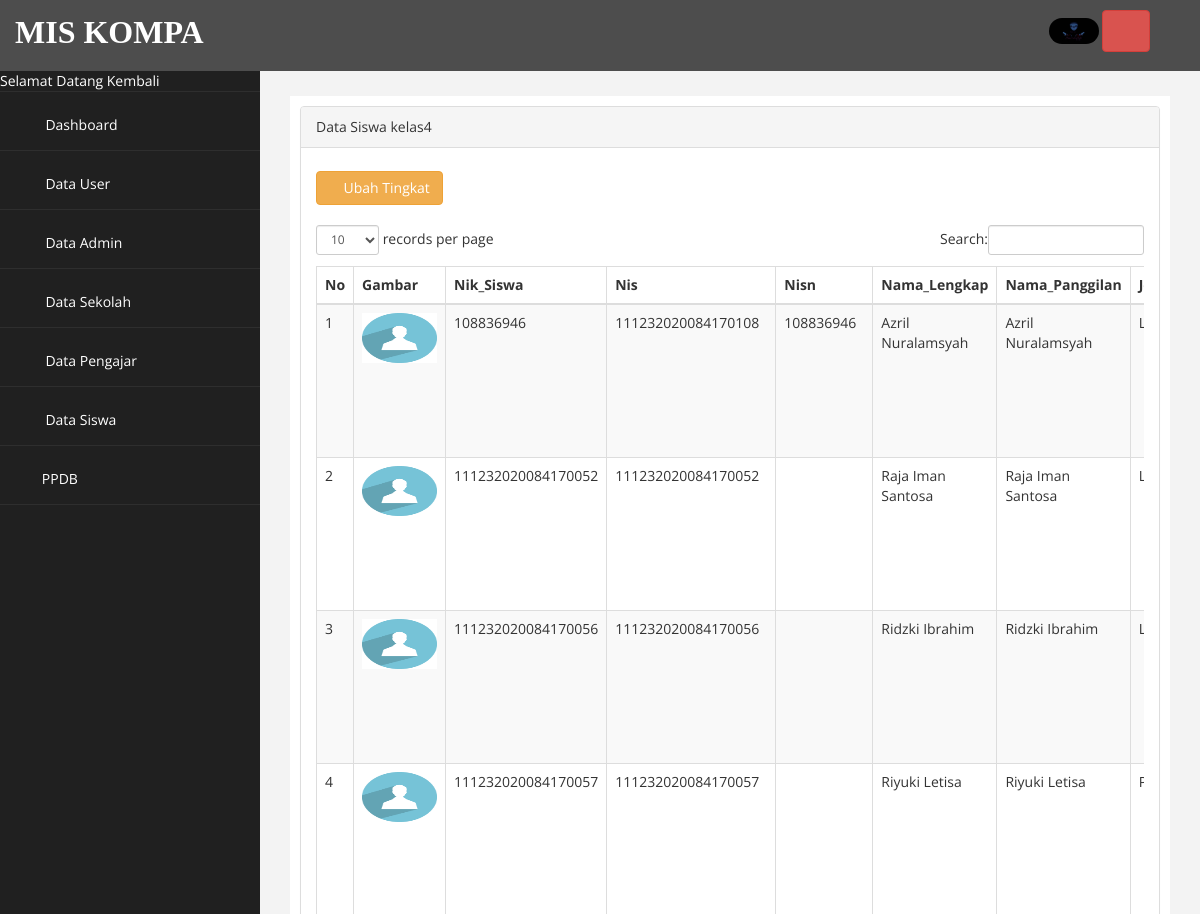
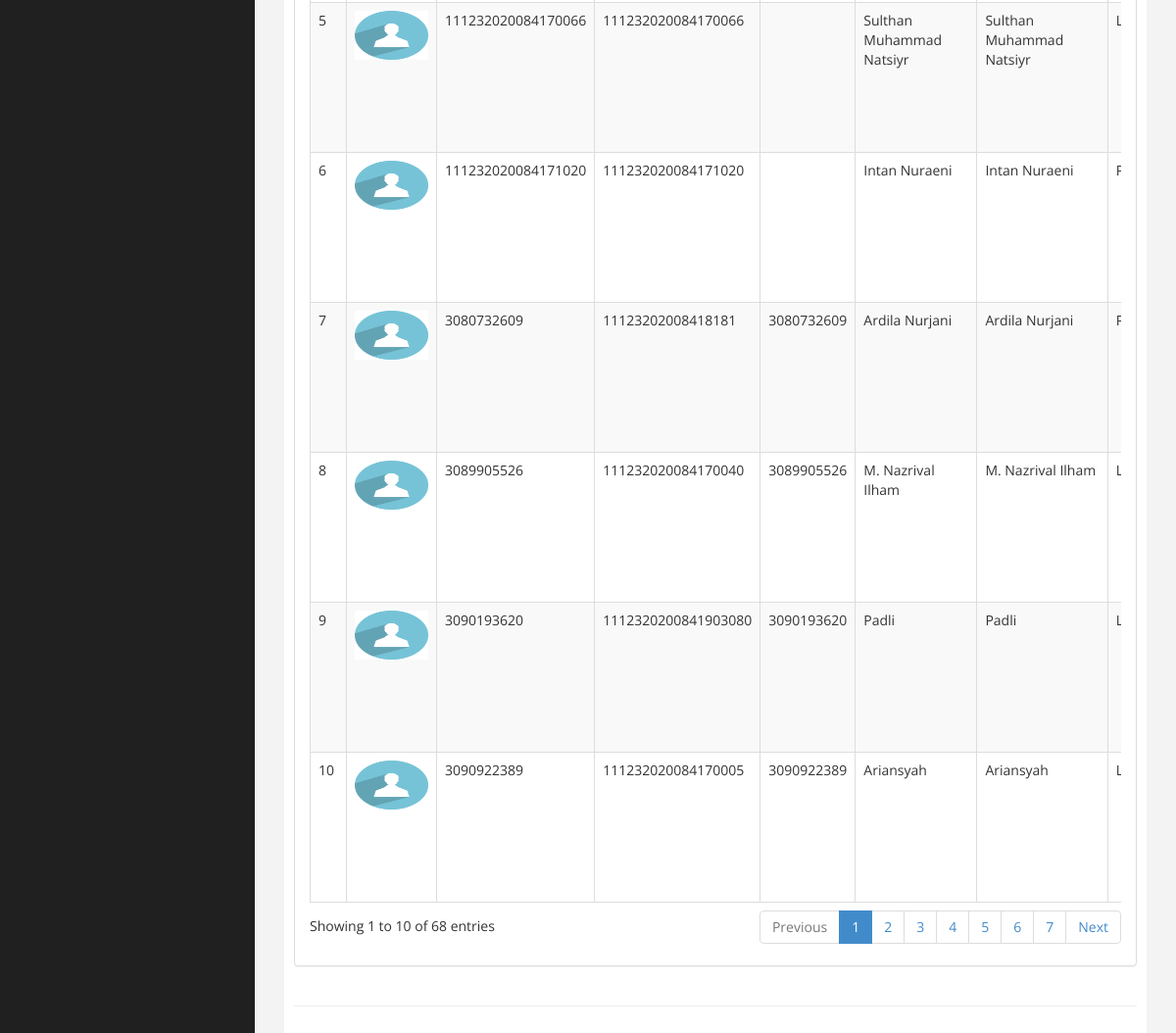
Screenshot of /admin.php?page=kelas4 (signed in) with the database file from the repository (2 pictures, top to bottom).
### tables this page shows
CREATE TABLE `user` (
  `UserName` varchar(30) NOT NULL,
  `Password` varchar(30) NOT NULL,
  `Level` enum('user','admin','admin1','pengajar','siswa') NOT NULL,
  `Pengguna` enum('user','default') NOT NULL,
  `akses` varchar(25) NOT NULL,
  `Waktu` datetime NOT NULL DEFAULT CURRENT_TIMESTAMP ON UPDATE CURRENT_TIMESTAMP,
  `Fhoto` varchar(225) NOT NULL
);

CREATE TABLE `siswa` (
  `Nik_Siswa` varchar(30) NOT NULL,
  `Nis` varchar(30) NOT NULL,
  `Nisn` varchar(30) NOT NULL,
  `Nama_Lengkap` varchar(100) NOT NULL,
  `Nama_Panggilan` varchar(30) NOT NULL,
  `Jenis_Kelamin` varchar(5) NOT NULL,
  `Tempat_Lahir` varchar(100) NOT NULL,
  `Tanggal_Lahir` varchar(30) NOT NULL,
  `Agama` varchar(50) NOT NULL,
  `Kewarganegaraan` varchar(30) NOT NULL,
  `Anak_Ke` varchar(5) NOT NULL,
  `Banyak_Saudara_Kandung` varchar(5) NOT NULL,
  `Banyak_Saudara_Tiri` varchar(5) NOT NULL,
  `Banyak_Saudara_Angkat` varchar(5) NOT NULL,
  `Bahasa_Sehari_Hari` varchar(50) NOT NULL,
  `Berat_Badan` varchar(5) NOT NULL,
  `Tinggi_Badan` varchar(5) NOT NULL,
  `Golongan_Darah` varchar(5) NOT NULL,
  `Penyakit_Yang_Pernah_Diderita` text NOT NULL,
  `Tinggal_Bersama` varchar(150) NOT NULL,
  `Jarak_Rumah_Ke_Sekolah` varchar(30) NOT NULL,
  `Alamat_Rumah` text NOT NULL,
  `Status_Siswa` varchar(50) NOT NULL,
  `Kelas` varchar(30) NOT NULL,
  `Tanggal_Mendaftar` varchar(30) NOT NULL,
  `TA` varchar(5) NOT NULL,
  `No_Pendaftaran` varchar(50) NOT NULL,
  `Tanggal_Diperbarui` datetime NOT NULL DEFAULT CURRENT_TIMESTAMP ON UPDATE CURRENT_TIMESTAMP
);

### page/kelas4/index.php (the view, shortened to what this page needs)
<div class="row">
<div class="col-md-12">
<div class="panel panel-default">
    <div class="panel-heading">
         Data Siswa kelas4
    </div>
    <div class="panel-body">
        <div class="table-responsive">
            <div>
                <a href="?page=kelas4&aksi=rubah_tingkat" class="btn btn-warning" style="margin-top: 8px;"><i class="fa fa-edit"></i> Ubah Tingkat</a>
            </div><br>
            <table class="table table-striped table-bordered table-hover" id="dataTables-example">
                <thead>
                    <tr><th>No</th>
                        <th>Gambar</th>
                        <th>Nik_Siswa</th>
                        <th>Nis</th>
                        <th>Nisn</th>
                        <th>Nama_Lengkap</th>
                        <th>Nama_Panggilan</th>
                        <th>Jenis_Kelamin</th>
                    </tr>
                </thead>
                <tbody>
                    <?php
                        $no = 1;
                        $sql = $koneksi->query("select * from siswa where Status_Siswa='aktif' and Kelas='kelas4' ");
                        while ($data= $sql->fetch_assoc()) {
                    ?>
                    <tr>
                        <td><?php echo $no++; ?></td>
                        <?php
                        $kunci=$data['Nik_Siswa'];
                            $sql1 = $koneksi->query("select * from user where UserName='$kunci' ");
                            while ($data1= $sql1->fetch_assoc())
                                {  ?>
                                    <td><a href="gambar/user/<?php echo  $data1['Fhoto'];?>"> <img src="gambar/user/<?php echo  $data1['Fhoto'];?>" width="75" height="50"></a> </td>
                        <?php } ?>
                        <td><?php echo $data['Nik_Siswa'];?></td>
                        <td><?php echo $data['Nis'];?></td>
                        <td><?php echo $data['Nisn'];?></td>
                        <td><?php echo $data['Nama_Lengkap'];?></td>
                        <td><?php echo $data['Nama_Panggilan'];?></td>
                        <td><?php echo $data['Jenis_Kelamin'];?></td>
                    </tr>
                    <?php  } ?>
                </tbody>
                </table>
              </div>
    </div>
 </div>
</div>
</div>

### admin.php (shortened to what this page needs)
<?php
    include "koneksi.php";
    include "kepala.php";
    if($_SESSION['admin'] || $_SESSION['user']){
        $_Akun=$_SESSION['user'];
      $akun=mysqli_fetch_array(mysqli_query($koneksi,"select * from `user` where `UserName` ='$_Akun'"));
      $biodata=mysqli_fetch_array(mysqli_query($koneksi,"select * from `pengajar` where `Nik_Pengajar` ='$_Akun'"));
?>
<body>
    <div id="wrapper">
        <nav class="navbar navbar-default navbar-cls-top " role="navigation" style="margin-bottom: 0">
                <label><font color="white" face="arrial" size="6" style="
padding: 10px 5px 5px 15px;
float: right;">MIS KOMPA</font></label>
  <div style="
padding: 10px 50px 5px 50px;
float: right;">
                        <a href="?page=akun&id=<?=$_Akun?>" title="Akun"><img style="border-radius: 200px; " width="50px" src="gambar/user/<?=$akun['Fhoto']?>" alt="Pengguna"></a>
                        <a onclick="return confirm('yakin ingin meninggalkan halaman ini?')" href="logout.php" class="btn btn-danger" title="Keluar"><i class="fa fa-power-off fa-2x"></i></a>
                        </div>
        </nav>
                <nav class="navbar-default navbar-side" role="navigation">
            <div class="sidebar-collapse">
                <ul class="nav" id="main-menu">
                    <li><font color="white"> Selamat Datang Kembali <strong><?= $biodata['Nama_Pengajar'] ?></strong> </font></li>
                    <li>
                        <a  href="?page="><i class="fa fa-home fa-2x"></i> Dashboard</a>
                    </li>
                    <li>
                        <a  href="?page=user"><i class="fa fa-users fa-2x"></i> Data User</a>
                    </li>
                    <li>
                        <a  href="?page=admin"><i class="fa fa-user fa-2x"></i> Data Admin</a>
                    </li>
                    <li>
                        <a href="#"><i class="fa fa-laptop fa-2x"></i> Data Sekolah<span class="fa arrow"></span></a>
                     </li>
                    <li>
                        <a  href="?page=pengajar"><i class="fa fa-laptop fa-2x"></i></i> Data Pengajar</a>
                    </li>
                    <li>
                        <a href="#"><i class="fa fa-laptop fa-2x"></i> Data Siswa<span class="fa arrow"></span></a>
                     </li>
                    <li>
                        <a href="#"><i class="fa fa-laptop fa-2x"></i>PPDB<span class="fa arrow"></span></a>
                     </li>
                </ul>
            </div>
        </nav>
        <div id="page-wrapper" >
            <div id="page-inner">
                <div class="row">
                    <div class="col-md-12">
                     	<?php
                     		$page = $_GET['page'];
                     		$aksi = $_GET['aksi'];
                     		if ($page=="")
                              {
                                include "home.php";
                              }
                        elseif ($page == "kelas4" )
                              {
                                if ($aksi == "") {
                                    include "page/kelas4/index.php";
                                }elseif ($aksi == "tambah") {
                                    include "page/kelas4/tambah.php";
                                }elseif ($aksi == "ubah") {
                                    include "page/kelas4/ubah.php";
                                }elseif ($aksi == "hapus") {
                                    include "page/kelas4/hapus.php";
                                }elseif ($aksi == "detail") {
                                    include "page/kelas4/detail.php";
                                }elseif ($aksi == "tambah_kelengkapan") {
                                    include "page/kelas4/tambah_kelengkapan.php";
                                }elseif ($aksi == "hapus_kelengkapan") {
                                    include "page/kelas4/hapus_kelengkapan.php";
                                }elseif ($aksi == "rubah_akun") {
                                    include "page/kelas4/rubah_akun.php";
                                }elseif ($aksi == "rubah_tingkat") {
                                    include "page/kelas4/rubah_tingkat.php";
                                }elseif ($aksi == "rubah_tingkat1") {
                                    include "page/kelas4/rubah_tingkat1.php";
                                }
                              }
                     	?>
                    </div>
                </div>
                 <hr />
    </div>
            </div>
        </div>
<?php
    include "kaki.php";
    }else{
        header("location:login.php");
    }
?>

### assets/css/custom.css (style rules this page uses)
body { font-family: 'Open Sans', sans-serif; }
#wrapper { width: 100%; background:#202020; }
#page-wrapper { padding: 15px 15px; min-height: 600px; background:#F3F3F3; }
#page-inner { width:100%; margin:10px 20px 10px 0px; background-color:#fff!important; padding:10px; min-height:1200px; }
.arrow { float: right; }
.fa.arrow:before { content: "\f104"; }
.sidebar-collapse , .sidebar-collapse .nav { background:none; }
.sidebar-collapse .nav { padding:0; }
.sidebar-collapse .nav > li > a { color:#fff; background:#202020; text-shadow:none; }
.sidebar-collapse > .nav > li > a { padding:15px 10px; }
.sidebar-collapse > .nav > li { border-bottom: 1px solid rgba(107, 108, 109, 0.19); }
.navbar-side { border:none; background-color: #202020; }
.navbar-cls-top { background:#4D4D4D; border-bottom:none; }
.navbar-default { border:0px solid black; }
.nav > li > a > i { margin-right:10px; }
@media (min-width:768px) { #page-wrapper { margin: 0 0 0 260px; padding: 15px 30px; min-height: 1200px; } }
@media (min-width:768px) { .navbar-side { z-index: 1; position: absolute; width: 260px; } }
@media (min-width:768px) { .navbar { border-radius: 0px; } }

### rows the page displays
user: Fhoto (picture)
siswa: Nik_Siswa "108836946", Nis "111232020084170108", Nisn "108836946", Nama_Lengkap "Azril Nuralamsyah", Nama_Panggilan "Azril Nuralamsyah"
user: Fhoto (placeholder picture)
siswa: Nik_Siswa "111232020084170052", Nis "111232020084170052", Nama_Lengkap "Raja Iman Santosa", Nama_Panggilan "Raja Iman Santosa"
user: Fhoto (placeholder picture)
siswa: Nik_Siswa "111232020084170056", Nis "111232020084170056", Nama_Lengkap "Ridzki Ibrahim", Nama_Panggilan "Ridzki Ibrahim"
user: Fhoto (placeholder picture)
siswa: Nik_Siswa "111232020084170057", Nis "111232020084170057", Nama_Lengkap "Riyuki Letisa", Nama_Panggilan "Riyuki Letisa"
user: Fhoto (placeholder picture)
siswa: Nik_Siswa "111232020084170066", Nis "111232020084170066", Nama_Lengkap "Sulthan Muhammad Natsiyr", Nama_Panggilan "Sulthan Muhammad Natsiyr"
user: Fhoto (placeholder picture)
siswa: Nik_Siswa "111232020084171020", Nis "111232020084171020", Nama_Lengkap "Intan Nuraeni", Nama_Panggilan "Intan Nuraeni"
user: Fhoto (placeholder picture)
siswa: Nik_Siswa "3080732609", Nis "11123202008418181", Nisn "3080732609", Nama_Lengkap "Ardila Nurjani", Nama_Panggilan "Ardila Nurjani"
user: Fhoto (placeholder picture)
siswa: Nik_Siswa "3089905526", Nis "111232020084170040", Nisn "3089905526", Nama_Lengkap "M. Nazrival Ilham", Nama_Panggilan "M. Nazrival Ilham"
user: Fhoto (placeholder picture)
siswa: Nik_Siswa "3090193620", Nis "1112320200841903080", Nisn "3090193620", Nama_Lengkap "Padli", Nama_Panggilan "Padli"
user: Fhoto (placeholder picture)
siswa: Nik_Siswa "3090922389", Nis "111232020084170005", Nisn "3090922389", Nama_Lengkap "Ariansyah", Nama_Panggilan "Ariansyah"
user: Fhoto (placeholder picture)
